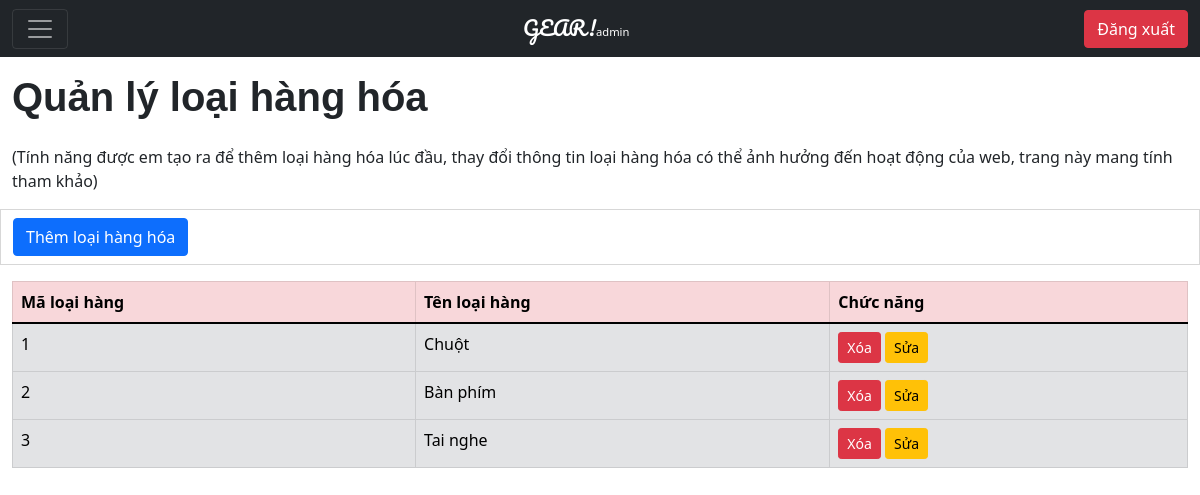
/QUAN_LY/index.php?action=quanlyloaihanghoa (signed in), run on the app's committed database.
### tables this page shows
CREATE TABLE `loaihanghoa` (
  `MaLoaiHang` int(11) NOT NULL,
  `TenLoaiHang` varchar(200) NOT NULL
);

### QUAN_LY/modules/quanlyloaihanghoa/main.php (the view, shortened to what this page needs)
<!DOCTYPE html>
<html lang="en">
<head>
</head>
<body>
    <div class="container-fluid">
        <h1 class="helvetica-font">Quản lý loại hàng hóa</h1>
        <p>(Tính năng được em tạo ra để thêm loại hàng hóa lúc đầu, thay đổi thông tin loại hàng hóa có thể ảnh hưởng đến hoạt động của web, trang này mang tính tham khảo)</p>
    </div>
    <div class="container-fluid add-wrapper">
        <a class="btn btn-primary" data-bs-toggle="collapse" href="#collapseExample" role="button" aria-expanded="false" aria-controls="collapseExample">
            Thêm loại hàng hóa
        </a>
    </div>
    <div class="container-fluid mt-3">
        <?php require_once 'config/config.php'?>
        <?php
            $result = $connect->query("SELECT * FROM loaihanghoa");
        ?>
        <table class="table table-secondary table-hover table-bordered">
            <thead class="table-danger">
                <tr>
                    <th scope="col">Mã loại hàng</th>
                    <th scope="col">Tên loại hàng</th>
                    <th scope="col">Chức năng</th>
                </tr>
            </thead>
            <tbody>
                <?php while($row = mysqli_fetch_assoc($result)){?>
                <tr>
                    <td><?php echo $row['MaLoaiHang'];?></td>
                    <td><?php echo $row['TenLoaiHang'];?></td>
                    <td>
                        <a class="text-decoration-none" href="modules/quanlyloaihanghoa/remove.php?delete=<?php echo $row['MaLoaiHang'] ?>"><button type="button" class="btn btn-sm btn-danger">Xóa</button></a>
                        <a class="text-decoration-none" href="modules/quanlyloaihanghoa/edit.php?MaLoaiHang=<?php echo $row['MaLoaiHang'] ?>"><button type="button" class="btn btn-sm btn-warning">Sửa</button></a>
                    </td>
                </tr>
                <?php }?>
            </tbody>
        </table>
    </div>
</body>
</html>

### QUAN_LY/css/main.css (style rules this page uses)
.add-wrapper { border: 1px solid #D7D7D7; padding: 0.5rem; }
.helvetica-font { font-family: Helvetica, Arial, sans-serif; font-weight: bold; padding: 1rem 1rem 1rem 0; }

### data on the page
loaihanghoa: MaLoaiHang "1", TenLoaiHang "Chuột"
loaihanghoa: MaLoaiHang "2", TenLoaiHang "Bàn phím"
loaihanghoa: MaLoaiHang "3", TenLoaiHang "Tai nghe"
